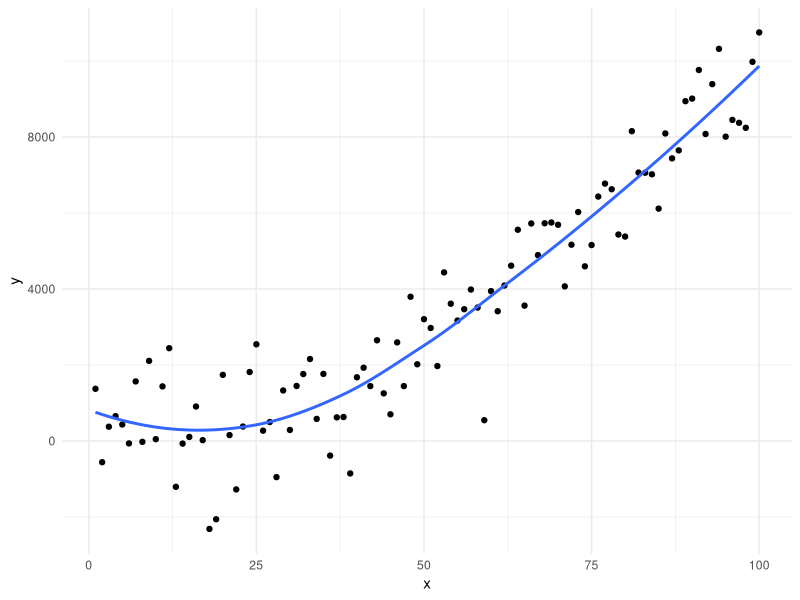
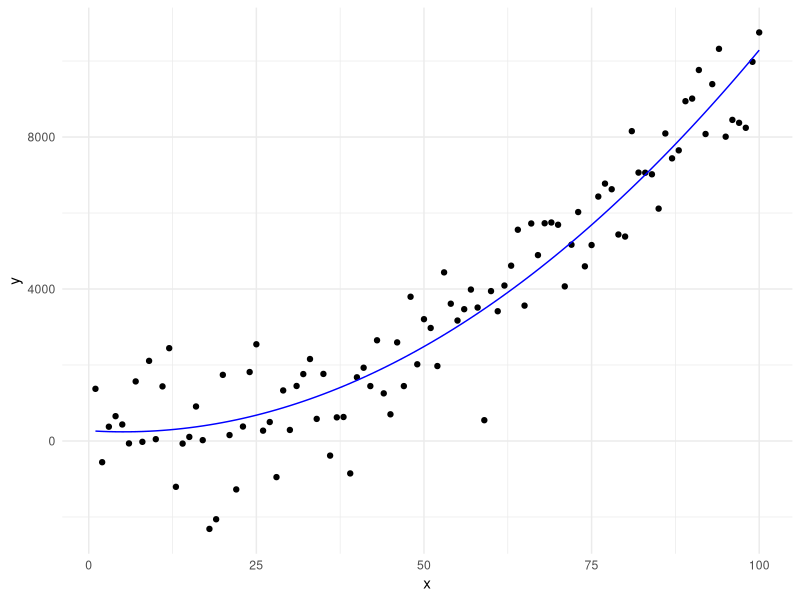
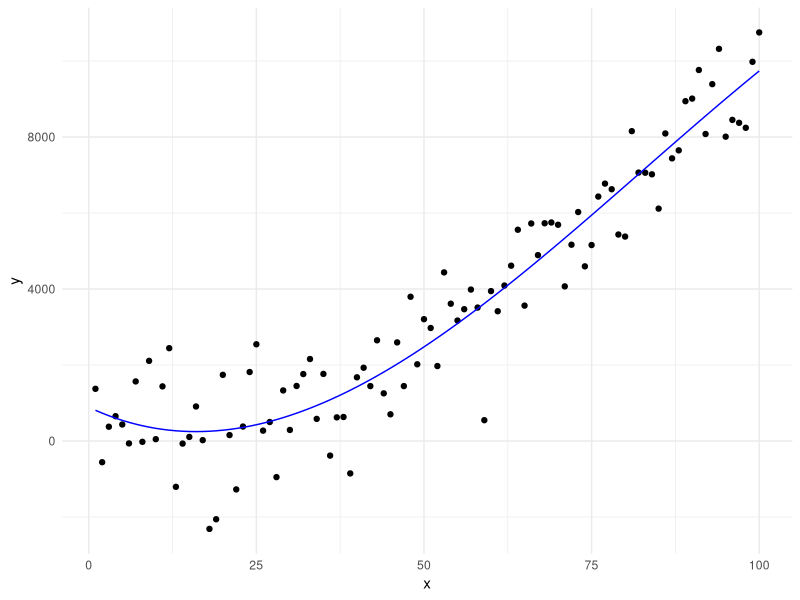
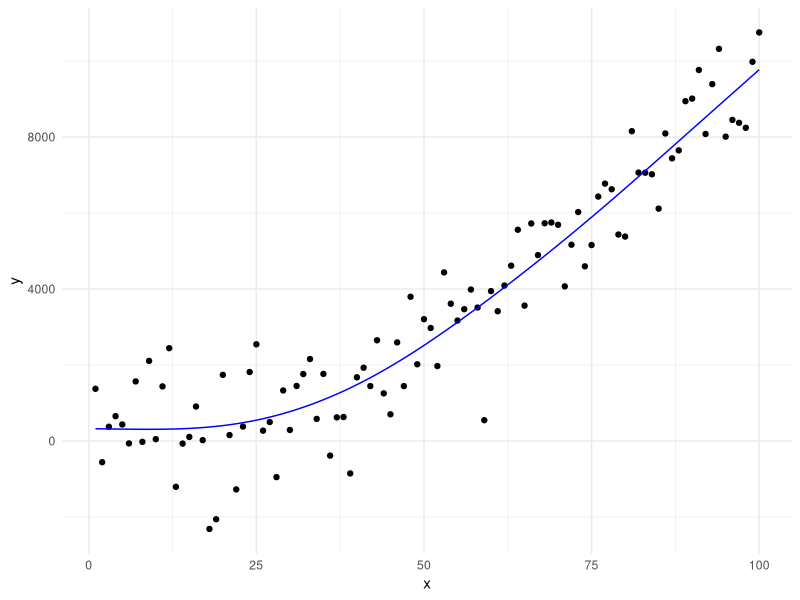

Write R code to recreate these figures, in order.
## ---- chunk 1
knitr::opts_chunk$set(echo = TRUE, message = FALSE)
## ---- chunk 2
library(tidyverse)
library(splines)
library(mgcv)

theme_set(theme_minimal())
## ---- chunk 3
set.seed(42)
poly_2 <- tibble(x = 1:100,
                 y = x + x^2+rnorm(100, sd = 1000))

poly_2 %>% 
  ggplot(aes(x, y))+
  geom_point()+
  geom_smooth(se = FALSE)

poly_2_fit1 <- lm(y ~ poly(x, 2, raw = TRUE), data = poly_2)
poly_2_fit2 <- lm(y ~ x+I(x^2), data = poly_2)

summary(poly_2_fit1)
summary(poly_2_fit2)

poly_2_fit2_values <- tibble(x = poly_2$x,
                             fit = poly_2_fit2$fitted.values)

poly_2 %>% 
  ggplot(aes(x, y))+
  geom_point()+
  geom_line(data = poly_2_fit2_values, aes(x = x, y = fit), color = "blue")
## ---- chunk 4
poly_2_fit2 <- lm(y ~ bs(x), data = poly_2)
poly_2_fit2_values <- tibble(x = poly_2$x,
                             fit = poly_2_fit2$fitted.values)

poly_2 %>% 
  ggplot(aes(x, y))+
  geom_point()+
  geom_line(data = poly_2_fit2_values, aes(x = x, y = fit), color = "blue")
## ---- chunk 5
poly_2_fit3 <- gam(y ~ s(x), data = poly_2)
summary(poly_2_fit3)

fitted <- tibble(x = poly_2$x,
                 fit = poly_2_fit3$fitted.values)

poly_2 %>% 
  ggplot(aes(x, y))+
  geom_point()+
  geom_line(data = fitted, aes(x = x, y = fit), color = "blue")
